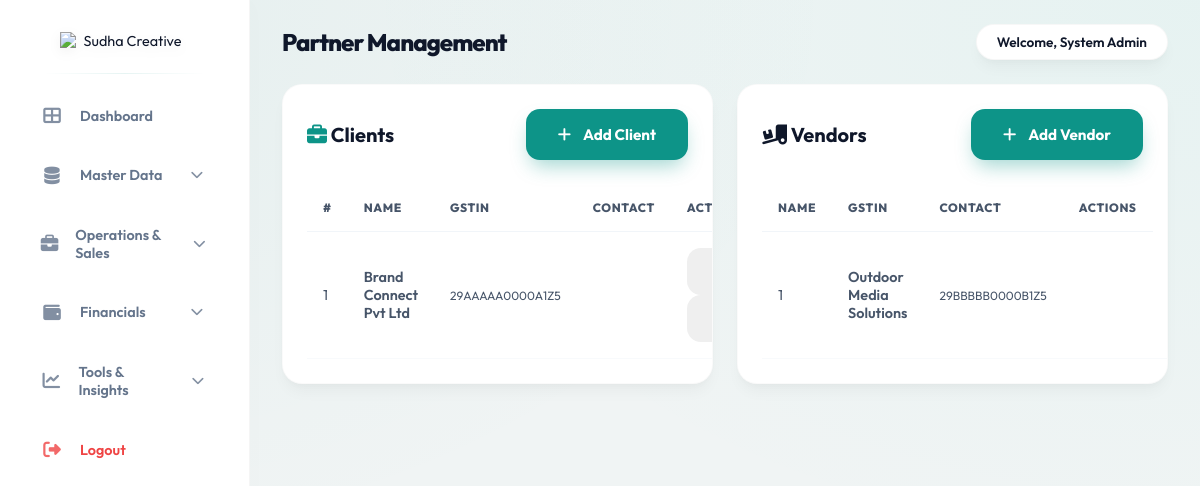
The app's page /modules/partners/partners.php (signed in) with its own data.
### tables this page shows
CREATE TABLE IF NOT EXISTS `partners` (
  `id` int(11) NOT NULL AUTO_INCREMENT,
  `type` enum('client','vendor') NOT NULL,
  `name` varchar(255) NOT NULL,
  `gstin` varchar(15) DEFAULT NULL,
  `pan` varchar(10) DEFAULT NULL,
  `contact_person` varchar(100) DEFAULT NULL,
  `phone` varchar(20) DEFAULT NULL,
  `email` varchar(100) DEFAULT NULL,
  `address` text DEFAULT NULL,
  `created_at` timestamp NOT NULL DEFAULT current_timestamp(),
  PRIMARY KEY (`id`)
);

### modules/partners/partners.php (the view, shortened to what this page needs)
<?php
include_once __DIR__ . '/../../includes/header.php';
$limit = 10;
$c_page = isset($_GET['c_page']) ? (int)$_GET['c_page'] : 1;
$c_offset = ($c_page - 1) * $limit;
$clients = $pdo->prepare("SELECT * FROM partners WHERE type = 'client' ORDER BY name ASC LIMIT ? OFFSET ?");
$clients->execute([$limit, $c_offset]);
$clients = $clients->fetchAll();
$v_page = isset($_GET['v_page']) ? (int)$_GET['v_page'] : 1;
$v_offset = ($v_page - 1) * $limit;
$vendors = $pdo->prepare("SELECT * FROM partners WHERE type = 'vendor' ORDER BY name ASC LIMIT ? OFFSET ?");
$vendors->execute([$limit, $v_offset]);
$vendors = $vendors->fetchAll();
?>
<div style="display: grid; grid-template-columns: 1fr 1fr; gap: 1.5rem; margin-bottom: 2rem;">
    <div class="card">
        <div style="display: flex; justify-content: space-between; align-items: center; margin-bottom: 1.5rem;">
            <h2 style="font-size: 1.25rem;"><i class="fas fa-briefcase" style="color: var(--primary);"></i> Clients</h2>
            <button class="btn btn-primary" onclick="openModal('client')">
                <i class="fas fa-plus"></i> Add Client
            </button>
        </div>
        <table class="table">
            <thead>
                <tr>
                    <th style="width: 40px;">#</th>
                    <th>Name</th>
                    <th>GSTIN</th>
                    <th>Contact</th>
                    <th>Actions</th>
                </tr>
            </thead>
            <tbody>
                <?php
                $sn = $c_offset + 1;
                foreach ($clients as $p): ?>
                <tr>
                    <td><?php echo $sn++; ?></td>
                    <td>
                        <div style="font-weight: 600;"><?php echo $p['name']; ?></div>
                    </td>
                    <td><code style="font-size: 0.75rem;"><?php echo $p['gstin'] ?: 'N/A'; ?></code></td>
                    <td><?php echo $p['contact_person']; ?></td>
                    <td>
                        <button type="button" class="btn" title="Edit" onclick="editPartner(<?php echo htmlspecialchars(json_encode($p)); ?>)"><i class="fas fa-edit"></i></button>
                        <button type="button" class="btn" style="color: var(--danger);" title="Delete" onclick="deletePartner(<?php echo $p['id']; ?>)"><i class="fas fa-trash"></i></button>
                    </td>
                </tr>
                <?php endforeach; ?>
            </tbody>
        </table>
    </div>
    <div class="card">
        <div style="display: flex; justify-content: space-between; align-items: center; margin-bottom: 1.5rem;">
            <h2 style="font-size: 1.25rem;"><i class="fas fa-truck-loading" style="color: var(--warning);"></i> Vendors</h2>
            <button class="btn btn-primary" onclick="openModal('vendor')">
                <i class="fas fa-plus"></i> Add Vendor
            </button>
        </div>
        <table class="table">
            <thead>
                <tr>
                    <th>Name</th>
                    <th>GSTIN</th>
                    <th>Contact</th>
                    <th>Actions</th>
                </tr>
            </thead>
            <tbody>
                <?php
                $sn = $v_offset + 1;
                foreach ($vendors as $p): ?>
                <tr>
                    <td><?php echo $sn++; ?></td>
                    <td>
                        <div style="font-weight: 600;"><?php echo $p['name']; ?></div>
                    </td>
                    <td><code style="font-size: 0.75rem;"><?php echo $p['gstin'] ?: 'N/A'; ?></code></td>
                    <td><?php echo $p['contact_person']; ?></td>
                    <td>
                    </td>
                </tr>
                <?php endforeach; ?>
            </tbody>
        </table>
    </div>
</div>
<?php include_once __DIR__ . '/../../includes/footer.php'; ?>

### assets/css/style.css (style rules this page uses)
:root { --primary: #0D9488; --primary-light: #2DD4BF; --primary-dark: #0F766E; --brand-red: #A81C1C; --brand-orange: #F97316; --secondary: #64748B; --accent: var(--brand-orange); --success: #10B981; --danger: #EF4444; --dark: #0F172A; --light: #F8FAF9; --white: #FFFFFF; --sidebar-width: 250px; --radius: 16px; --shadow-sm: 0 2px 4px rgba(0,0,0,0.02); --shadow: 0 10px 15px -3px rgba(0,0,0,0.04), 0 4px 6px -2px rgba(0,0,0,0.02); --shadow-lg: 0 20px 25px -5px rgba(0,0,0,0.06), 0 10px 10px -5px rgba(0,0,0,0.04); --glass: rgba(255, 255, 255, 0.7); --glass-border: rgba(255, 255, 255, 0.5); }
* { margin: 0; padding: 0; box-sizing: border-box; font-family: 'Outfit', sans-serif; }
body { background: #f0f4f4; background-image: radial-gradient(at 0% 0%, rgba(13, 148, 136, 0.05) 0px, transparent 50%), radial-gradient(at 100% 0%, rgba(45, 212, 191, 0.05) 0px, transparent 50%); color: var(--dark); display: flex; min-height: 100vh; -webkit-font-smoothing: antialiased; font-size: 0.9rem; }
.card { background: var(--white); border-radius: 20px; padding: 1.5rem; box-shadow: var(--shadow); border: 1px solid rgba(0,0,0,0.02); margin-bottom: 1.5rem; position: relative; overflow: hidden; }
.card::after { content: ''; position: absolute; top: 0; left: 0; width: 100%; height: 4px; background: linear-gradient(90deg, var(--primary), var(--primary-light)); opacity: 0; transition: opacity 0.3s; }
.btn { padding: 1rem 2rem; border-radius: 14px; font-weight: 700; transition: all 0.3s cubic-bezier(0.4, 0, 0.2, 1); font-size: 0.95rem; gap: 0.75rem; display: inline-flex; align-items: center; justify-content: center; cursor: pointer; border: none; }
.btn-primary { background: var(--primary); color: var(--white); box-shadow: 0 10px 20px -5px rgba(13, 148, 136, 0.4); }
.table { width: 100%; border-collapse: collapse; }
.table th { padding: 1rem; color: #475569; font-weight: 800; font-size: 0.75rem; text-transform: uppercase; letter-spacing: 0.05em; text-align: left; border-bottom: 1px solid #f1f5f9; }
.table tr td { padding: 1rem; border-bottom: 1px solid #f8fafc; vertical-align: middle; color: #475569; background: transparent; }
.table tr td:first-child, .table tr td:last-child { border-radius: 0; border-left: none; border-right: none; }

### records on screen
partners: name "Brand Connect Pvt Ltd", gstin "29AAAAA0000A1Z5"
partners: name "Outdoor Media Solutions", gstin "29BBBBB0000B1Z5"

### other values on screen
$pageTitle "Partner Management"
$_SESSION['user_name'] "System Admin"
